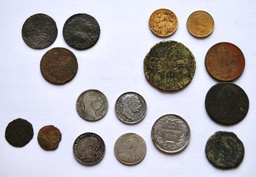
#> input picture Dectect_simple_coin/coin.jpg, 256 x 177 px, shrunk from 2585 x 1791 before the run
$ python img2BINARY.py
#> lines starting #> are read from the running program, lines starting #| are printed output that depends on the picture
import numpy as np
import cv2 as cv
img = cv.imread('coin.jpg', cv.IMREAD_GRAYSCALE)
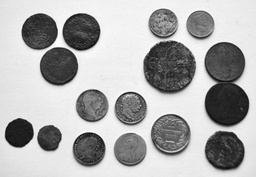
#> img: shape (177, 256); min 11, max 255, mean 174
assert img is not None, "file could not be read, check with os.path.exists()"
img = cv.medianBlur(img,5)
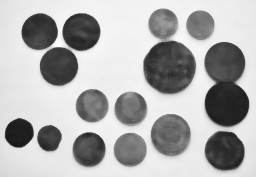
#> img: shape (177, 256); min 24, max 251, mean 174.7
cimg = cv.cvtColor(img,cv.COLOR_GRAY2BGR)
circles = cv.HoughCircles(img,cv.HOUGH_GRADIENT,1,20,
                            param1=50,param2=30,minRadius=0,maxRadius=0)
#> circles = 32 rows, first 8: [169.5, 67.5, 26.7], [58.5, 66.5, 18.8], [226.5, 104.5, 21.7], [135.5, 84.5, 64.1], [170.5, 134.5, 20.1], [104.5, 85.5, 73.9], [197.5, 100.5, 52.7], [192.5, 120.5, 58.9]
circles = np.uint16(np.around(circles))
#> circles = 32 rows, first 8: [170, 68, 27], [58, 66, 19], [226, 104, 22], [136, 84, 64], [170, 134, 20], [104, 86, 74], [198, 100, 53], [192, 120, 59]
for i in circles[0,:]:
    # draw the outer circle
    cv.circle(cimg,(i[0],i[1]),i[2],(0,255,0),2)
    # draw the center of the circle
    cv.circle(cimg,(i[0],i[1]),2,(0,0,255),3)
#> this loop made 32 passes
#> i on passes 1 to 12: [170, 68, 27], [58, 66, 19], [226, 104, 22], [136, 84, 64], [170, 134, 20], [104, 86, 74], [198, 100, 53], [192, 120, 59], [224, 150, 19], [40, 32, 18], [130, 148, 17], [114, 66, 50]
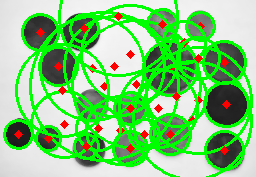
#> cimg: shape (177, 256, 3); mean B, G, R 123.6, 201.5, 130
cv.imshow('detected circles',cimg)
cv.waitKey(0)
